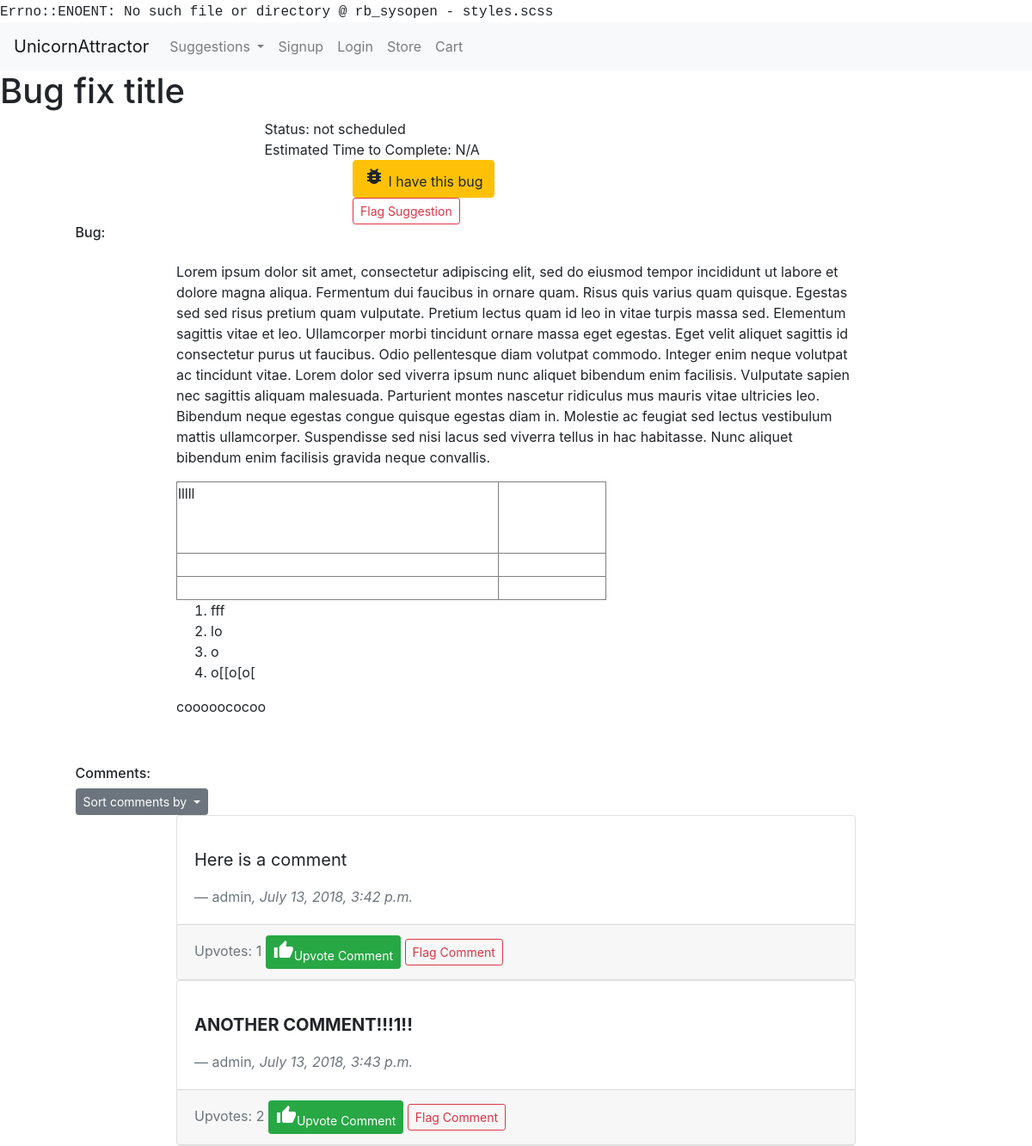
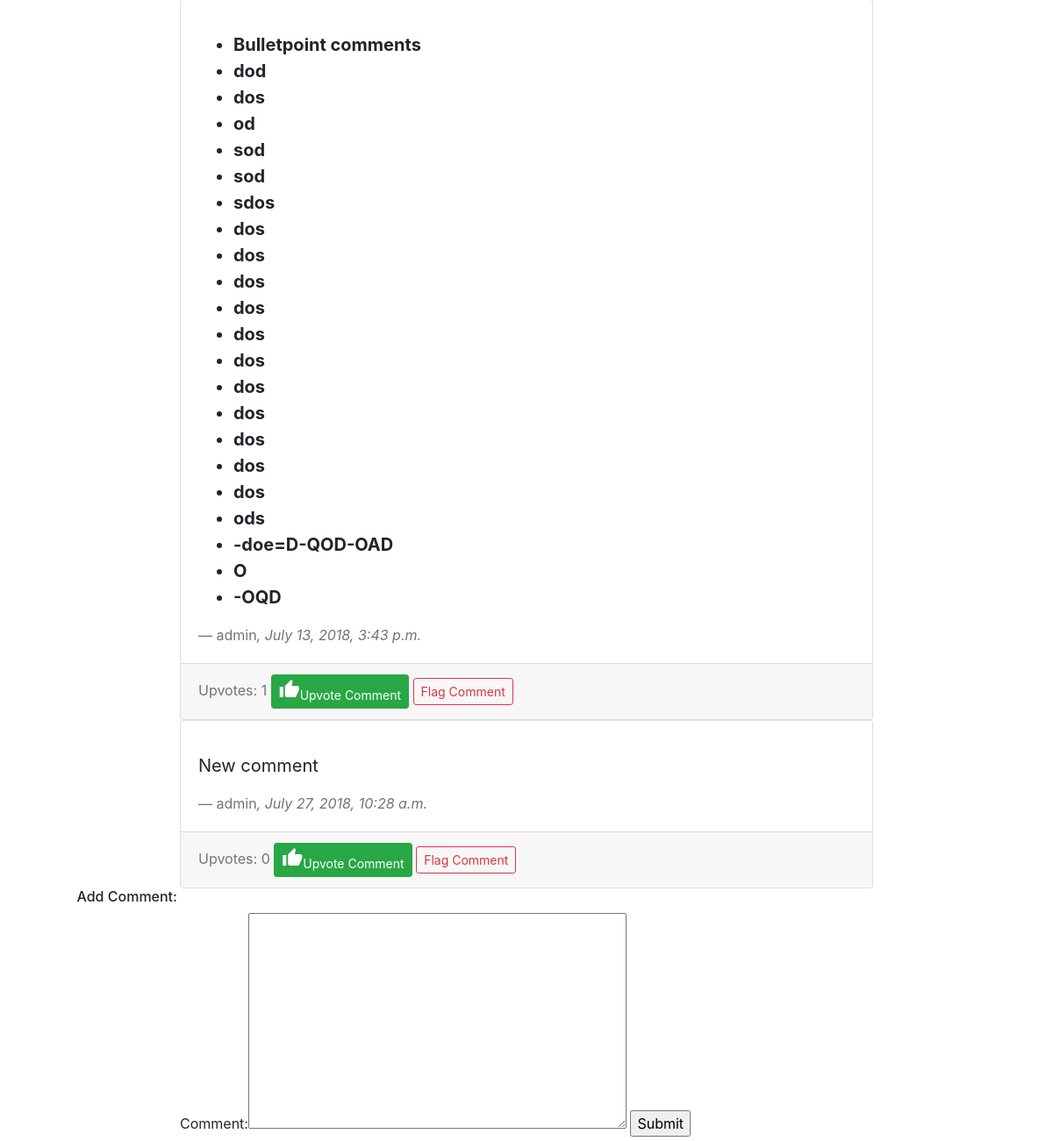
Screenshot of /suggestions/view/103 with the database file from the repository (2 pictures, top to bottom).
### usersuggestions/models.py (models this page shows, shortened)
class Suggestion(models.Model):
    suggestion_choices = ((True, 'Feature'), (False, 'Bug Fix'))
    is_feature = models.BooleanField(blank=False, default=False, choices=suggestion_choices)
    user = models.ForeignKey(User, null=False, on_delete=models.PROTECT)
    title = models.CharField(max_length=200, blank=False)
    details = RichTextUploadingField()
    date_time = models.DateTimeField(auto_now_add=True)
    delay_submission = models.BooleanField(null=False, blank=True, default=False)

class SuggestionAdminPage(models.Model):
    status_choices = ((0, "not scheduled"), (1, "scheduled"), (2, "in progress"), (3, "completed"))
    priority_choices = ((0, "low"), (1, 'normal'), (2, 'high'))
    suggestion = models.ForeignKey(Suggestion, null=False, on_delete=models.CASCADE)
    status = models.PositiveSmallIntegerField(choices=status_choices, default=0)
    developer_assigned = models.ForeignKey(User, null=True, blank=True, on_delete=models.PROTECT)
    priority = models.PositiveSmallIntegerField(choices=priority_choices, null=True, blank=True, default=1)
    date_started = models.DateField(null=True, blank=True)
    estimated_days_to_complete = models.PositiveSmallIntegerField(null=True, blank=True)
    expected_completion_date = models.DateField(null=True, blank=True)
    date_completed = models.DateField(null=True, blank=True)
    in_current_voting_cycle = models.BooleanField(blank=False, default=True)
    github_branch = models.CharField(null=True, blank=True, max_length=50)
    was_successful = models.NullBooleanField(blank=True, null=True)
    current_winner = models.BooleanField(blank=False, default=False)

class Comment(models.Model):
    user = models.ForeignKey(User, null=False, on_delete=models.PROTECT)
    suggestion = models.ForeignKey(Suggestion, null=False, on_delete=models.CASCADE)
    admin_page_comment = models.BooleanField(blank=False, default=False)
    comment = RichTextUploadingField()
    date_time = models.DateTimeField(auto_now_add=True)

### accounts/models.py (models this page shows)
class User(AbstractUser):
    USERNAME_FIELD = "email"
    email = models.EmailField(('email address'), blank=False, unique=True)
    REQUIRED_FIELDS = []
    def __str__(self):
        return self.username

### usersuggestions/views.py (the view, shortened to what this page needs)
# urls.py: url(r'^view/(?P<id>\d+)/(?P<comment_sorting>[-\w]+)', view_suggestion, name="view_suggestion"),
def view_suggestion(request, id, comment_sorting="oldest"):
    coins_enabled = settings.COINS_ENABLED
    suggestion = get_object_or_404(Suggestion, id=id)
    suggestion_admin = get_object_or_404(SuggestionAdminPage, suggestion=suggestion)
    comments = return_public_suggestion_comments(suggestion, comment_sorting)
    form = CommentForm(initial={"user": request.user, "suggestion": suggestion})
    if coins_enabled and request.user.is_authenticated:
        price = get_coins_price("Upvote")
        user_coins = return_user_coins(request.user)
        minimum_coins = return_minimum_coins_purchase(price, user_coins)
        coin_options = return_all_store_coin_options()
    else:
        price = None
        user_coins = None
        minimum_coins = None
        coin_options = None
    if suggestion.is_feature:
        return render(request, "view_feature.html",
                      {"form": form, "comments": comments, "feature": suggestion, "coins_enabled": coins_enabled,
                       "price": price, "user_coins": user_coins, "minimum_coins": minimum_coins,
                       "coin_options": coin_options, "suggestion_admin": suggestion_admin})
    else:
        return render(request, "view_bug.html",
                      {"form": form, "comments": comments, "bug": suggestion, "coins_enabled": coins_enabled, "suggestion_admin": suggestion_admin})
    return True

### usersuggestions/forms.py
class CommentForm(forms.ModelForm):
    class Meta:
        model = Comment
        exclude = ["date_time"]
        widgets = {"user": forms.HiddenInput(), "suggestion": forms.HiddenInput(), "admin_page_comment": forms.HiddenInput()}

### market/cart.py (called while the page is built)
    def __len__(self):
        return sum(item['quantity'] for item in self.cart.values())

### market/contexts.py (called while the page is built)
def cart(request):
    return {'cart': Cart(request)}

def usercoins(request):
    if request.user.is_authenticated:
        user = request.user
        coins_amount = return_user_coins(user)
        return {"usercoins":coins_amount}
    else:
        return {"usercoins": None}

### usersuggestions/helpers.py (called while the page is built)
def return_public_suggestion_comments(suggestion, comment_sorting="oldest"):
    if comment_sorting == "oldest":
        comment_sorting = "date_time"
    elif comment_sorting == "newest":
        comment_sorting = "-date_time"
    else:
        comment_sorting = "-upvotes"
    return Comment.objects.filter(suggestion=suggestion, admin_page_comment=False).annotate(
        upvotes=Count("upvote")).annotate(comments=Count("comment")).order_by(comment_sorting)

### usersuggestions/templates/view_bug.html (shortened to what this page needs)
{% extends 'base.html' %} {% block title %}View Bug{% endblock %} {% block head %} {% load bootstrap_tags %}
{{ form.media }} {% endblock %} {% block content %}
<main id="view-suggestion">
    <h1 id="suggestion-title">{{ bug.title }}</h1>
    <div class="row admin-row">
        <div class="div-col col-xs-10 col-md-6 offset-xs-1 offset-md-3">
            <div id="admin-status"> <span class="admin-key">  Status: </span>{{ suggestion_admin.get_status_display }} </div>
            <div id="admin-estimated-time"><span class="admin-key"> Estimated Time to Complete: </span>{% if not suggestion_admin.estimated_days_to_complete %}N/A {% else %}{{ suggestion_admin.estimated_days_to_complete }} Days {% endif %}</div>
        </div>
    </div>
    <div class="row btn-row">
        <div class="div-col col-xs-6 col-md-4 offset-xs-3 offset-md-4">
            <a class="btn btn-warning" href="{% url 'upvote_suggestion' bug.id %}" role="button"> <i class="material-icons">bug_report</i>
I have this bug</a>
        </div>
    </div>
    <div class="row btn-row">
        <div class="div-col col-xs-6 col-md-4 offset-xs-3 offset-md-4">
            <button type="button" class="btn btn-outline-danger btn-sm " data-toggle="modal" data-target="#flagSuggestionModal">
Flag Suggestion
</button>
        </div>
    </div>
    <div class="row">
        <div class="offset-md-1">
            <h6 id="details-title">Bug:</h6>
        </div>
    </div>
    <div class="row">
        <div class="div-col col-xs-12 col-md-8 offset-md-2">
            <div id="details-section">
                <p>{{ bug.details|safe }}</p>
            </div>
        </div>
    </div>
<footer id="suggestion-comments">
    <div id="comments">
        <div class="row">
            <div class="offset-md-1">
                <h6 class="comments-title">Comments:</h6>
            </div>
        </div>
        <div class="row">
            <div class="offset-md-1">
                <div class="btn-group" role="group">
                    <button id="orderCommentsButtonGroup" type="button" class="btn btn-sm btn-secondary dropdown-toggle" data-toggle="dropdown" aria-haspopup="true" aria-expanded="false">
      Sort comments by
    </button>
                </div>
            </div>
        </div>
        {% for comment in comments %}
        <div class="row" id="{{ comment.id }}">
            <div class="div-col col-xs-12 col-md-8 offset-md-2">
                <div class="card">
                    <div class="card-body">
                        <blockquote class="blockquote mb-0">
                            <p>{{ comment.comment|safe }}</p>
                            <footer class="blockquote-footer">{{ comment.user }}<cite title="Source Title">, {{ comment.date_time }}</cite></footer>
                        </blockquote>
                    </div>
                    <div class="card-footer text-muted">
                        Upvotes: {{ comment.upvotes }} <a class="btn upvote-btn btn-success btn-sm " href="{% url 'upvote_comment' comment.id %}" role="button">
                                <i class="material-icons">thumb_up</i>Upvote Comment</a>
                        <button type="button" class="btn flag-btn btn-outline-danger btn-sm" data-toggle="modal" data-target="#flagCommentModal">
Flag Comment
</button>
                    </div>
                </div>
            </div>
        </div>
        {% endfor %}
    </div>
    <div class="row">
        <div class="offset-md-1">
            <h6 class="comments-title">Add Comment:</h6>
        </div>
    </div>
    <div class="row">
        <div class="div-col col-xs-10 col-md-8 offset-xs-1 offset-md-2">
            <form method="POST">
                {{ form|as_bootstrap }} {% csrf_token %}
                <input type="submit" value="Submit" name="postComment">
            </form>
        </div>
    </div>
</footer>
{% endblock %}

### styles.css (style rules this page uses)
body:before { white-space: pre; font-family: monospace; content: "Errno::ENOENT: No such file or directory @ rb_sysopen - styles.scss"; }

### rows the page displays
Suggestion: title "Bug fix title", details "Lorem ipsum dolor sit amet, consectetur adipiscing elit, sed do eiusmod tempor incididunt ut labore et dolore magna aliqua. Fermentum dui faucibus in ornare quam. Risus quis varius quam quisque. Egestas sed sed risus pretium quam vulputate. Pretium lectus quam id leo in vitae turpis massa sed. Elementum sagittis vitae et leo. Ullamcorper morbi tincidunt ornare massa eget egestas. Eget velit aliquet sagittis id consectetur purus ut faucibus. Odio pellentesque diam volutpat commodo. Integer enim neque volutpat ac tincidunt vitae. Lorem dolor sed viverra ipsum nunc aliquet bibendum enim facilisis. Vulputate sapien nec sagittis aliquam malesuada. Parturient montes nascetur ridiculus mus mauris…"
SuggestionAdminPage: status "not scheduled"
Comment: comment "Here is a comment", user "admin", date_time "July 13, 2018, 3:42 p.m.", upvotes "1"
Comment: comment "ANOTHER COMMENT!!!1!!", user "admin", date_time "July 13, 2018, 3:43 p.m.", upvotes "2"
Comment: comment "Bulletpoint comments dod dos od sod sod sdos dos dos dos dos dos dos dos dos dos dos dos ods -doe=D-QOD-OAD O -OQD", user "admin", date_time "July 13, 2018, 3:43 p.m.", upvotes "1"
Comment: comment "New comment", user "admin", date_time "July 27, 2018, 10:28 a.m.", upvotes "0"
